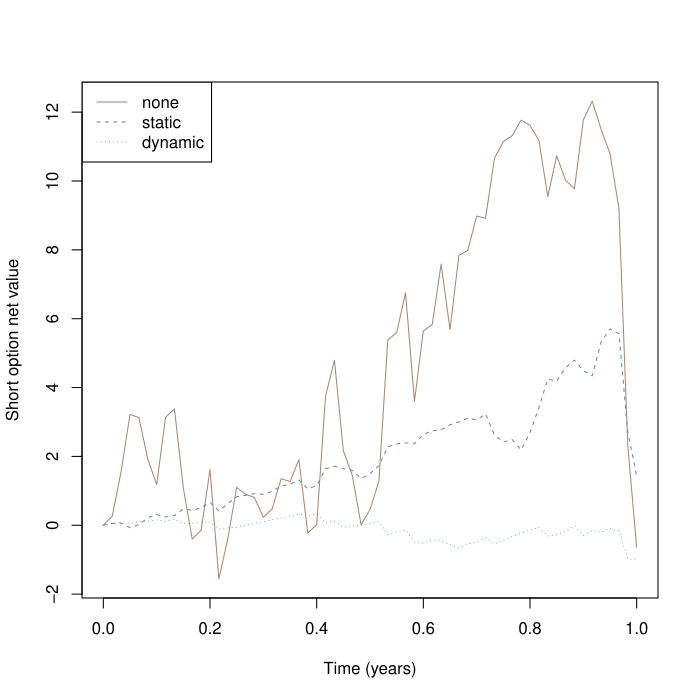

Write R code to recreate this figure.
pdf('tests/bs-round3/case-5-full.pdf')
# 一份教学欧式期权对应一单位标的；卖出一份，非真实市场预测
# [parameters] 定价与路径波动率一致；允许卖空、分数持仓，无交易成本
S0 <- 100; K <- 100; T <- 1; r <- 0.05; q <- 0.15; sigma <- 0.2
N <- 60; interval <- 1; seed <- 2027; type <- "P"
# [validation] 与网页使用同一教学域；不截断超域价格
stopifnot(all(is.finite(c(S0,K,T,r,q,sigma,N,interval,seed))), S0>=.01, S0<=1e5, K>=.01, K<=1e5,
          T>0, T<=10, r >= -0.1, r<=.3, q>=0, q<=1, sigma>=0, sigma<=2,
          N>=1, N<=504, N==floor(N), interval>=1, interval<=504, interval==floor(interval),
          seed>=0, seed<=2147483646, seed==floor(seed), type %in% c("C","P"))
# [delta] 带连续股息的 BS 价格、Delta；到期直接使用支付函数
option <- function(S, tau) {
  if(tau==0) return(c(price=if(type=="C") max(S-K,0) else max(K-S,0), delta=NA_real_, gamma=NA_real_))
  A <- S*exp(-q*tau); D <- K*exp(-r*tau)
  if(sigma==0) {
    if(A==D) stop("Zero volatility kink: Delta is not unique")
    d <- as.numeric(A>D)
    return(c(price=if(type=="C") max(A-D,0) else max(D-A,0), delta=exp(-q*tau)*(d-if(type=="P") 1 else 0), gamma=0))
  }
  d1 <- (log(S/K)+(r-q+sigma^2/2)*tau)/(sigma*sqrt(tau)); d2 <- d1-sigma*sqrt(tau)
  price <- if(type=="C") max(0,A-D,A*pnorm(d1)-D*pnorm(d2)) else max(0,D-A,D*pnorm(-d2)-A*pnorm(-d1))
  delta <- exp(-q*tau)*(pnorm(d1)-if(type=="P") 1 else 0)
  c(price=price, delta=delta, gamma=exp(-q*tau)*dnorm(d1)/(S*sigma*sqrt(tau)))
}
# [path] Park-Miller + Box-Muller，与网页相同的可复现教学随机数
normal_draws <- function(seed, n) {
  state <- seed %% 2147483646 + 1
  uniform <- function() { state <<- (state*16807) %% 2147483647; state/2147483647 }
  vapply(seq_len(n), function(i) sqrt(-2*log(uniform()))*cos(2*pi*uniform()), numeric(1))
}
dt <- T/N
Z <- normal_draws(seed,N)
spots <- numeric(N+1); spots[1] <- S0
for(i in seq_len(N)) spots[i+1] <- spots[i]*exp((r-q-sigma^2/2)*dt+sigma*sqrt(dt)*Z[i])
stopifnot(length(spots)==N+1, spots[1]==S0, all(is.finite(spots)), all(spots>=.01 & spots<=1e5))
# [time] 期末tau严格为0；三种策略共享同一条路径与同一权利金
values <- t(vapply(0:N,function(i) option(spots[i+1], T*(N-i)/N), numeric(3)))
premium <- values[1,"price"]
run_strategy <- function(strategy) {
  # [initial] 权利金支付股票成本，余款为现金；允许负现金（借款）
  holding <- if(strategy=="none") 0 else values[1,"delta"]
  cash <- premium-holding*S0
  rows <- data.frame(i=0,t=0,tau=T,S=S0,price=premium,delta=values[1,"delta"],gamma=values[1,"gamma"],
    oldHolding=0,holding=holding,quantity=holding,cashBefore=premium,interest=0,dividend=0,
    tradeCash=-holding*S0,cash=cash,net=holding*S0+cash-premium,netDelta=holding-values[1,"delta"],rebalance=FALSE,settlement=0)
  for(i in seq_len(N)) {
    # [interest] 先按连续复利更新现金账户，负现金承担利息
    oldHolding <- holding; interest <- cash*expm1(r*dt)
    # [dividend] 左端点矩形近似，股息期末入账；空头为支出，不额外复利
    dividend <- oldHolding*q*spots[i]*dt
    cashBefore <- cash+interest+dividend
    # [trade] 仅动态策略在约定时点调仓；到期不再构造Delta
    rebalance <- strategy=="dynamic" && i<N && i %% interval==0
    if(rebalance) holding <- values[i+1,"delta"]
    quantity <- holding-oldHolding
    tradeCash <- -quantity*spots[i+1]
    cash <- cashBefore+tradeCash
    # [net] 卖方组合：股票+现金-期权负债；终点price为真实支付
    net <- holding*spots[i+1]+cash-values[i+1,"price"]
    rows <- rbind(rows,data.frame(i=i,t=i*dt,tau=T*(N-i)/N,S=spots[i+1],price=values[i+1,"price"],
      delta=values[i+1,"delta"],gamma=values[i+1,"gamma"],oldHolding=oldHolding,holding=holding,quantity=quantity,
      cashBefore=cashBefore,interest=interest,dividend=dividend,tradeCash=tradeCash,cash=cash,net=net,
      netDelta=if(i==N) NA_real_ else holding-values[i+1,"delta"],rebalance=rebalance,settlement=0))
  }
  rows
}
results <- lapply(c("none","static","dynamic"),run_strategy)
names(results) <- c("none","static","dynamic")
errors <- vapply(results,function(x) tail(x$net,1),numeric(1))
# [settle] 终点表格为清算前账户；卖出所有股票并支付期权后，现金等于净误差
settlement <- lapply(results,function(x) {
  last <- x[nrow(x),]; c(stockLiquidation=last$holding*last$S, optionPayment=-last$price,
    cashBefore=last$cash, finalCash=last$cash+last$holding*last$S-last$price, finalHolding=0)
})
print(errors, digits=12)
print(tail(results$dynamic,3), digits=10)
# [validation] 逐期对账与自融资验证
for(x in results) {
  stopifnot(abs(x$net[1])<1e-8)
  stopifnot(max(abs(x$cash-x$cashBefore-x$tradeCash))<1e-7)
  stopifnot(max(abs(x$net-(x$holding*x$S+x$cash-x$price)))<1e-7)
  stopifnot(max(abs(diff(x$cash)-x$interest[-1]-x$dividend[-1]-x$tradeCash[-1]))<1e-7)
}
# [plot] 相同路径上的三策略；单条路径误差不保证随调仓频率单调改善
matplot((0:N)*dt,do.call(cbind,lapply(results,function(x) x$net)),type="l",lty=1:3,
        col=c("#a98773","#6689a8","#659b8a"),xlab="Time (years)",ylab="Short option net value")
legend("topleft",legend=names(results),lty=1:3,col=c("#a98773","#6689a8","#659b8a"))
# RStudio实践：保持N、seed与其他参数不变，只修改interval后整段重跑。
# 比较errors和逐期账户；更频繁调仓不保证本路径误差单调下降或盈利。

for(k in names(results)) write.table(results[[k]],file=paste0('tests/bs-round3/case-5-full-',k,'.csv'),row.names=FALSE,quote=FALSE,sep=',',na='NA')
dev.off()
